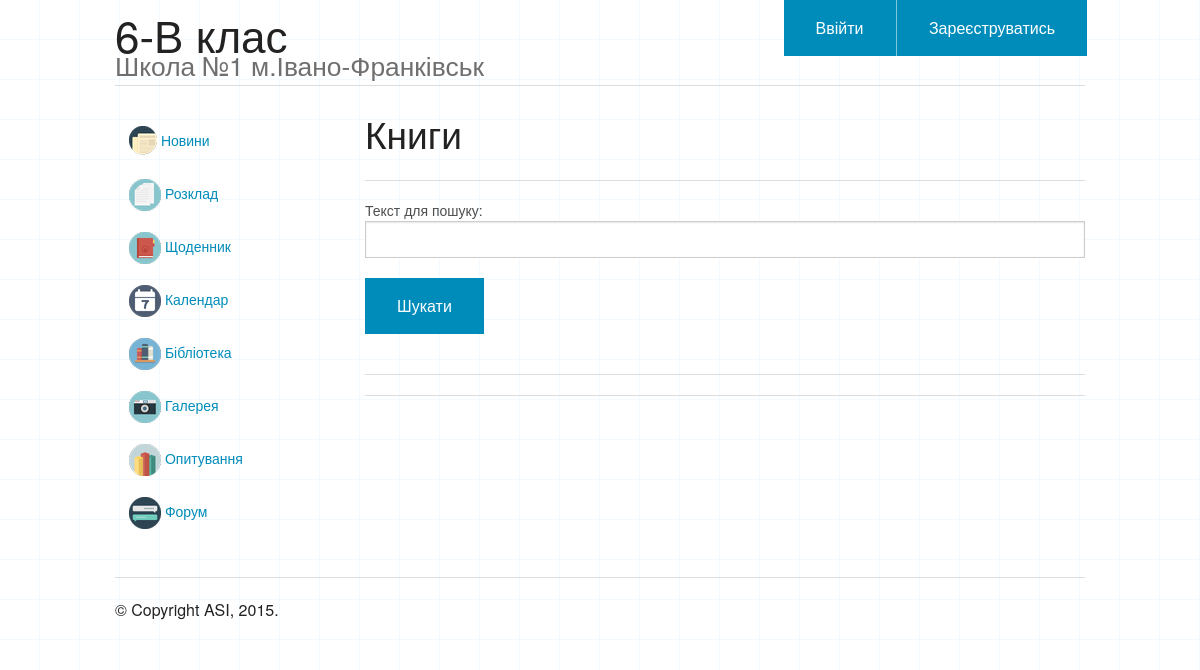
The page /library/1/ on the database as committed earlier.
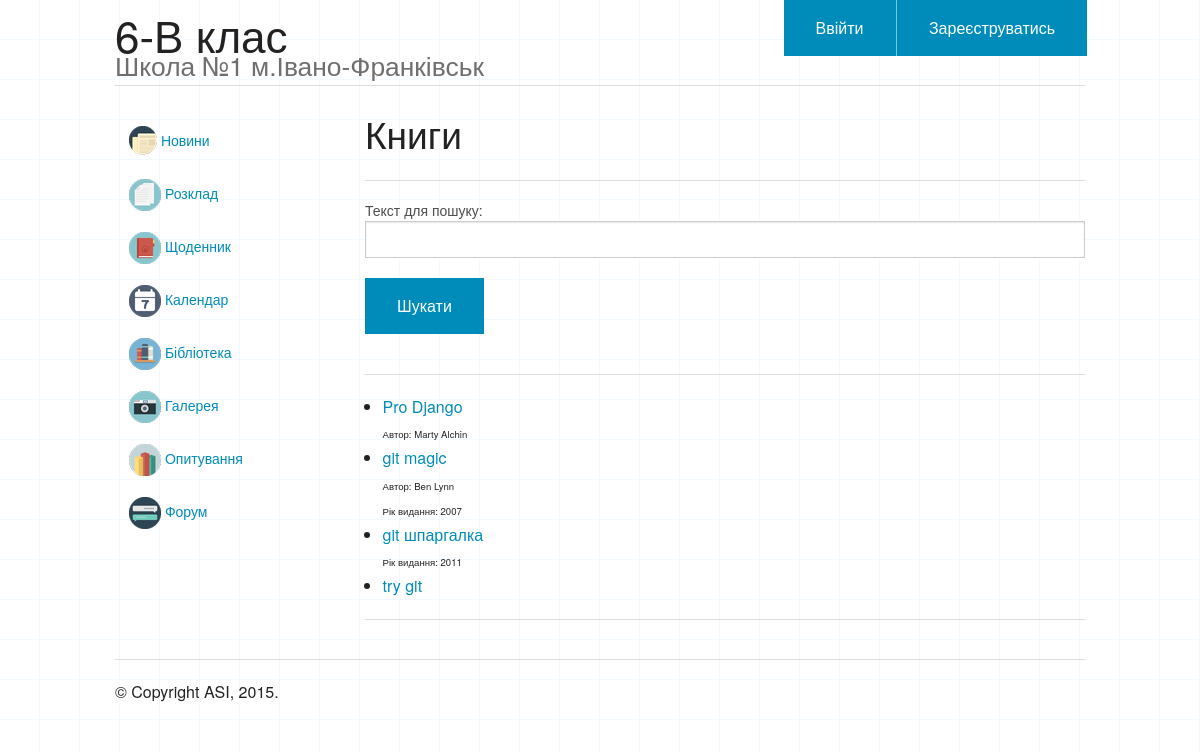
The same page on the database as committed later.
### library/models.py (models this page shows, shortened)
class Book(models.Model):
    library = models.ForeignKey(Library, verbose_name="Бібліотека")
    title = models.CharField(max_length=60, verbose_name="Назва")
    author = models.CharField(max_length=60, verbose_name="Автор книги", blank=True)
    year = models.SmallIntegerField(blank=True, null=True, verbose_name="Рік")
    file = models.FileField(upload_to="library/files/", verbose_name="Файл")
    class Meta:
        ordering = ["title"]

### library/views.py (the view)
# urls.py: url(r'^(?P<lib_id>\d+)/$', views.books),
def books(request, lib_id=1):
    dataset = Book.objects.filter(library_id=lib_id)
    if request.method=="POST":
        if "add_btn" in request.POST:
            search_form = SearchForm()
            form = AddBookForm(request.POST, request.FILES)
            if form.is_valid():
                book = form.save(commit=False)
                book.library_id = lib_id
                book.save()
                return redirect(".")
        if "search_btn" in request.POST:
            form = AddBookForm()
            search_form = SearchForm(request.POST)
            if search_form.is_valid():
                if "search_text" in search_form.cleaned_data:
                    search_text = search_form.cleaned_data["search_text"]
                    dataset = dataset.filter(title__contains=search_text)
    else:
        form = AddBookForm()
        search_form = SearchForm()
    context = {"title": "Книги",
               "form": form,
               "dataset": dataset,
               "search_form": search_form,
               }
    return render(request, "library/books.html", context)

### library/forms.py
class AddBookForm(ModelForm):
    class Meta:
        model = Book
        fields = ("title", "author", "year", "file")

class SearchForm(Form):
    search_text = CharField(max_length=20, label="Текст для пошуку")

### library/templates/library/books.html (shortened to what this page needs)
{% extends "base/base.html" %}
{% block content %}
<h2>{{ title }}</h2>
<hr>
<form method="post" action="">
	{{ search_form.as_p }}
	<input type="submit" value="Шукати" class="submit button" name="search_btn"/>
</form>
<hr>
<ul>
{% if dataset %}
	{% for row in dataset %}
	<li>
		<a href={{ row.file.url }}>{{ row.title }}</a>
		{% if row.author %}
			<br>
			<small>Автор: {{ row.author }} </small>
		{% endif %}
		{% if row.year %}
			<br>
			<small>Рік видання: {{ row.year }} </small>
		{% endif %}
	</li>
	{% endfor %}
{% endif %}
</ul>
<hr>
{% endblock %}

Rows that differ between the two databases and show on the page:
added Book: title "Pro Django", author "Marty Alchin"
added Book: title "git magic", author "Ben Lynn", year "2007"
added Book: title "git шпаргалка", year "2011"
added Book: title "try git"
